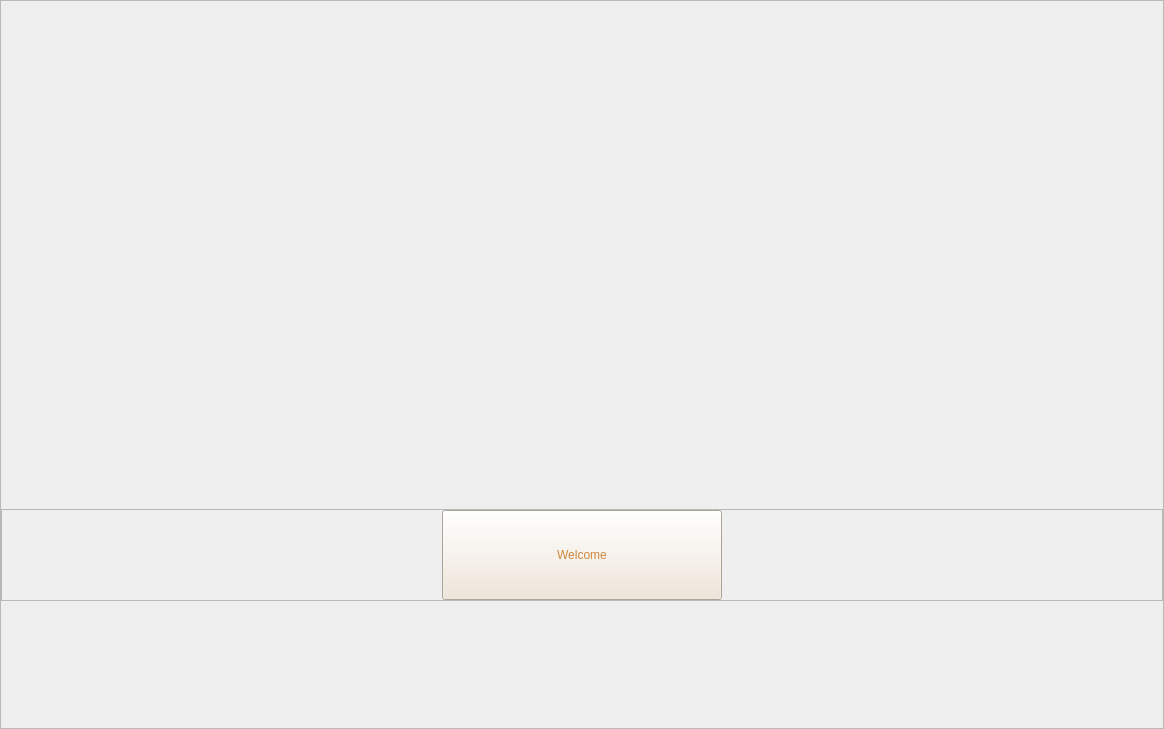
<?xml version="1.0" encoding="UTF-8"?>
<ui version="4.0">
 <class>welcomeWidget</class>
 <widget class="QWidget" name="welcomeWidget">
  <property name="geometry">
   <rect>
    <x>0</x>
    <y>0</y>
    <width>1164</width>
    <height>729</height>
   </rect>
  </property>
  <property name="windowTitle">
   <string>welcomeWidget</string>
  </property>
  <property name="styleSheet">
   <string notr="true"/>
  </property>
  <layout class="QVBoxLayout" name="verticalLayout">
   <property name="spacing">
    <number>0</number>
   </property>
   <property name="leftMargin">
    <number>0</number>
   </property>
   <property name="topMargin">
    <number>0</number>
   </property>
   <property name="rightMargin">
    <number>0</number>
   </property>
   <property name="bottomMargin">
    <number>0</number>
   </property>
   <item>
    <widget class="QFrame" name="frame">
     <property name="styleSheet">
      <string notr="true">#frame{border-image: url(:/images/images/banner.png);}</string>
     </property>
     <property name="frameShape">
      <enum>QFrame::StyledPanel</enum>
     </property>
     <property name="frameShadow">
      <enum>QFrame::Raised</enum>
     </property>
     <layout class="QVBoxLayout" name="verticalLayout_2">
      <property name="spacing">
       <number>0</number>
      </property>
      <property name="leftMargin">
       <number>0</number>
      </property>
      <property name="topMargin">
       <number>0</number>
      </property>
      <property name="rightMargin">
       <number>0</number>
      </property>
      <property name="bottomMargin">
       <number>0</number>
      </property>
      <item>
       <spacer name="verticalSpacer">
        <property name="orientation">
         <enum>Qt::Vertical</enum>
        </property>
        <property name="sizeHint" stdset="0">
         <size>
          <width>20</width>
          <height>508</height>
         </size>
        </property>
       </spacer>
      </item>
      <item>
       <widget class="QFrame" name="frame_2">
        <property name="minimumSize">
         <size>
          <width>0</width>
          <height>90</height>
         </size>
        </property>
        <property name="frameShape">
         <enum>QFrame::StyledPanel</enum>
        </property>
        <property name="frameShadow">
         <enum>QFrame::Raised</enum>
        </property>
        <layout class="QHBoxLayout" name="horizontalLayout">
         <property name="spacing">
          <number>0</number>
         </property>
         <property name="leftMargin">
          <number>0</number>
         </property>
         <property name="topMargin">
          <number>0</number>
         </property>
         <property name="rightMargin">
          <number>0</number>
         </property>
         <property name="bottomMargin">
          <number>0</number>
         </property>
         <item>
          <spacer name="horizontalSpacer">
           <property name="orientation">
            <enum>Qt::Horizontal</enum>
           </property>
           <property name="sizeHint" stdset="0">
            <size>
             <width>438</width>
             <height>20</height>
            </size>
           </property>
          </spacer>
         </item>
         <item>
          <widget class="QPushButton" name="pushButton">
           <property name="minimumSize">
            <size>
             <width>280</width>
             <height>90</height>
            </size>
           </property>
           <property name="styleSheet">
            <string notr="true">font: 75 36pt &quot;Comic Sans MS&quot;;
color: rgb(204, 135, 62);
background-color: rgb(240, 228, 213);</string>
           </property>
           <property name="text">
            <string>Welcome</string>
           </property>
          </widget>
         </item>
         <item>
          <spacer name="horizontalSpacer_2">
           <property name="orientation">
            <enum>Qt::Horizontal</enum>
           </property>
           <property name="sizeHint" stdset="0">
            <size>
             <width>438</width>
             <height>20</height>
            </size>
           </property>
          </spacer>
         </item>
        </layout>
       </widget>
      </item>
      <item>
       <spacer name="verticalSpacer_2">
        <property name="orientation">
         <enum>Qt::Vertical</enum>
        </property>
        <property name="sizeHint" stdset="0">
         <size>
          <width>20</width>
          <height>57</height>
         </size>
        </property>
       </spacer>
      </item>
     </layout>
    </widget>
   </item>
  </layout>
 </widget>
 <resources/>
 <connections/>
</ui>
